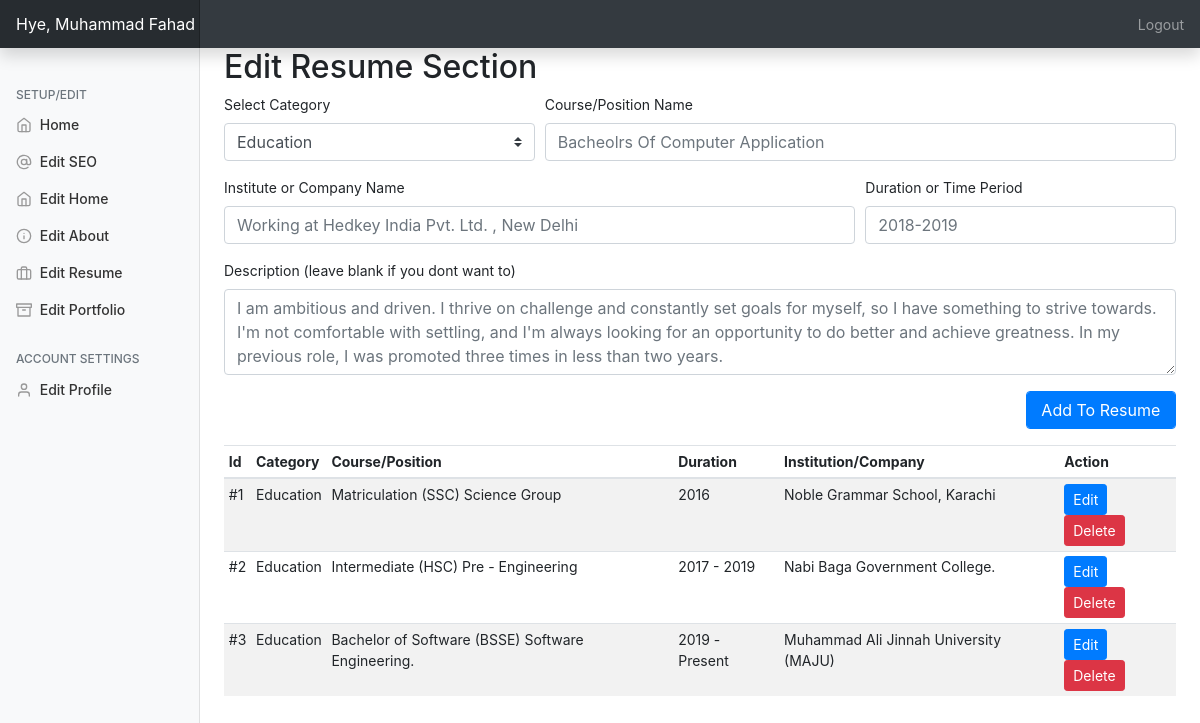
The app's page /admin/?editresume=true (signed in) with its own data.
### tables this page shows
CREATE TABLE `resume` (
  `id` int(11) NOT NULL,
  `category` varchar(250) NOT NULL,
  `title` varchar(250) NOT NULL,
  `year` varchar(250) NOT NULL,
  `ogname` varchar(250) NOT NULL,
  `workdesc` text NOT NULL
);

### admin/php/resume.php (the view, shortened to what this page needs)
<h2>Edit Resume Section</h2>
         <form action="php/uresume.php" method="post">
                 <div class="form-row">
                   <div class="form-group col-md-4">
                   <label>Select Category</label>
                    <select name="category" class="custom-select">
  <option value="e" selected>Education</option>
</select></div>
                     <div class="form-group col-md-8">
    <label for="sn">Course/Position Name</label>
    <input type="text" name="title" class="form-control" id="website" placeholder="Bacheolrs Of Computer Application" required>
  </div>
   <div class="form-group col-md-8">
    <label for="website">Institute or Company Name</label>
    <input type="text" name="ogname" class="form-control" id="website" placeholder="Working at Hedkey India Pvt. Ltd. , New Delhi" required>
  </div>
   <div class="form-group col-md-4">
    <label for="website">Duration or Time Period</label>
    <input type="text" name="year" class="form-control" id="website" placeholder="2018-2019" required>
  </div>
  <div class="form-group col-md-12">
    <label for="exampleFormControlTextarea1">Description (leave blank if you dont want to)</label>
    <textarea class="form-control" name="workdesc" id="exampleFormControlTextarea1" rows="3" placeholder="I am ambitious and driven. I thrive on challenge and constantly set goals for myself, so I have something to strive towards. I'm not comfortable with settling, and I'm always looking for an opportunity to do better and achieve greatness. In my previous role, I was promoted three times in less than two years."></textarea>
  </div>
   <div class="form-group col-md-2 ml-auto">
      <input type="submit" name="addtoresume" class="btn btn-primary form-control" value="Add To Resume">
   </div>
                 </div>
             </form>
         <table id="rlist" class="table table-striped table-sm .table-responsive ">
          <thead>
            <tr>
              <th>Id</th>
              <th>Category</th>
              <th>Course/Position</th>
              <th>Duration</th>
              <th>Institution/Company</th>
              <th>Action</th>
            </tr>
          </thead>
          <tbody>
         <?php
$query2="SELECT * FROM resume";
$queryrun2=mysqli_query($db,$query2);
$count=1;
while($data2=mysqli_fetch_array($queryrun2)){
    $cat = $data2['category']=='e'?$cat="Education":$cat="Experience";
    ?>
     <tr>
         <div class="modal fade" id="modal<?=$data2['id']?>" tabindex="-1" role="dialog" aria-labelledby="exampleModalLabel" aria-hidden="true">
          <td>#<?=$count?></td>
              <td><?=$cat?></td>
         <td><?=$data2['title']?></td>
         <td><?=$data2['year']?></td>
         <td><?=$data2['ogname']?></td>
         <td>
         <button type="button" class="btn btn-primary btn-sm" data-toggle="modal" data-target="#modal<?=$data2['id']?>">
  Edit
</button> <a href="php/uresume.php?del=<?=$data2['id']?>"><button type="button" class="btn btn-danger btn-sm" data-toggle="modal" data-target="#exampleModal">
  Delete
             </button></a></td>
            </tr>
         <?php $count++;
} ?>
             </tbody></table>

### admin/index.php (shortened to what this page needs)
<?php
include('../include/db.php');
$query="SELECT * FROM personal_setup,aboutus_setup,basic_setup,admin_users";
$queryrun=mysqli_query($db,$query);
$data=mysqli_fetch_array($queryrun);
?>
<!doctype html>
<html lang="en">
  <head>
<link href="assets/dist/css/bootstrap.css" rel="stylesheet">
    <link href="css/dashboard.css" rel="stylesheet">
  </head>
  <body>
    <nav class="navbar navbar-dark sticky-top bg-dark flex-md-nowrap p-0 shadow">
  <a class="navbar-brand col-md-3 col-lg-2 mr-0 px-3" href="#">Hye, <?=$_SESSION['username']?></a>
  <ul class="navbar-nav px-3">
    <li class="nav-item text-nowrap">
      <a class="nav-link" href="php/logout.php">Logout</a>
    </li>
  </ul>
</nav>
<div class="container-fluid">
  <div class="row">
    <nav id="sidebarMenu" class="col-md-3 col-lg-2 d-md-block bg-light sidebar collapse">
      <div class="sidebar-sticky pt-3">
        <ul class="nav flex-column">
          <h6 class="sidebar-heading d-flex justify-content-between align-items-center px-3 mt-4 mb-1 text-muted">
          <span>Setup/Edit</span>
        </h6>
        <li class="nav-item">
            <a class="nav-link" href="../admin/">
              <span data-feather="home"></span>
            Home
            </a>
          </li>
         <li class="nav-item">
            <a class="nav-link" href="?editseo=true">
              <span data-feather="at-sign"></span>
              Edit SEO
            </a>
          </li>
          <li class="nav-item">
            <a class="nav-link" href="?edithome=true">
              <span data-feather="home"></span>
              Edit Home
            </a>
          </li>
          <li class="nav-item">
            <a class="nav-link" href="?editabout=true">
              <span data-feather="info"></span>
              Edit About
            </a>
          </li>
          <li class="nav-item">
            <a class="nav-link" href="?editresume=true">
              <span data-feather="briefcase"></span>
              Edit Resume
            </a>
          </li>
          <li class="nav-item">
            <a class="nav-link" href="?editportfolio=true">
              <span data-feather="archive"></span>
              Edit Portfolio
            </a>
          </li>
        </ul>
        <h6 class="sidebar-heading d-flex justify-content-between align-items-center px-3 mt-4 mb-1 text-muted">
          <span>Account Settings</span>
        </h6>
        <ul class="nav flex-column mb-2">
          <li class="nav-item">
            <a class="nav-link" href="?editprofile=true">
              <span data-feather="user"></span>
              Edit Profile
            </a>
          </li>
        </ul>
      </div>
    </nav>
    <main role="main" class="col-md-9 ml-sm-auto col-lg-10 px-md-4">
<?php
     if(isset($_GET['edithome'])){
     include('php/home.php');
     }else if(isset($_GET['editabout'])){
         include('php/about.php');
     }else if(isset($_GET['editresume'])){
       include('php/resume.php');
     }else if(isset($_GET['editportfolio'])){
      include('php/portfolio.php');
     }else if(isset($_GET['editseo'])){
         include('php/seo.php');
     }else if(isset($_GET['editprofile'])){ ?>
        <h2>Edit Profile</h2>
    <?php
         if(isset($_GET['msg'])){
  if($_GET['msg']=='updated'){
      ?>
      <div class="alert alert-success text-center" role="alert">
  Successfully Updated !
</div>
      <?php
  }
 }
?>
         <form method="post" action="php/uprofile.php">
         <div class="form-row">
             <div class="form-group col-md-6">
    <label for="ptitle">Name</label>
    <input type="text" name="username" value="<?=$data['username']?>" class="form-control" id="ptitle" placeholder="Monu Giri">
  </div>
        <div class="form-group col-md-6">
    <label for="psubtitle">Password</label>
    <input type="text" name="userpass" value="<?=$data['user_pass']?>" class="form-control" id="psubtitle" placeholder="*************">
  </div>
        <div class="form-group col-md-12">
    <label for="psubtitle">Email Id</label>
    <input type="text" name="userid" value="<?=$data['user_id']?>" class="form-control" id="psubtitle" placeholder="admin@admin.com">
  </div>
         </div>
         <input type="submit" name="uprofile" class="btn btn-primary" value="Save Changes">
         </form>
    <?php }else{
         include('php/welcome.php');
     } ?>
    </main>
  </div>
</div>
        <script src="js/dashboard.js"></script></body>
</html>

### admin/css/dashboard.css (style rules this page uses)
body { font-size: .875rem; }
.feather { width: 16px; height: 16px; vertical-align: text-bottom; }
.sidebar { position: fixed; top: 0; bottom: 0; left: 0; z-index: 100; padding: 48px 0 0; box-shadow: inset -1px 0 0 rgba(0, 0, 0, .1); }
.sidebar-sticky { position: relative; top: 0; height: calc(100vh - 48px); padding-top: .5rem; overflow-x: hidden; overflow-y: auto; }
.sidebar .nav-link { font-weight: 500; color: #333; }
.sidebar .nav-link .feather { margin-right: 4px; color: #999; }
.sidebar-heading { font-size: .75rem; text-transform: uppercase; }
.navbar-brand { padding-top: .75rem; padding-bottom: .75rem; font-size: 1rem; background-color: rgba(0, 0, 0, .25); box-shadow: inset -1px 0 0 rgba(0, 0, 0, .25); }

### records on screen
resume: category "Education", title "Matriculation (SSC) Science Group", year "2016", ogname "Noble Grammar School, Karachi"
resume: category "Education", title "Intermediate (HSC) Pre - Engineering", year "2017 - 2019", ogname "Nabi Baga Government College."
resume: category "Education", title "Bachelor of Software (BSSE) Software Engineering.", year "2019 - Present", ogname "Muhammad Ali Jinnah University (MAJU)"

### other values on screen
$_SESSION['username'] "Muhammad Fahad"
